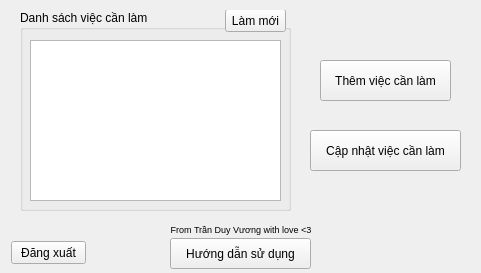
<?xml version="1.0" encoding="UTF-8"?>
<ui version="4.0">
 <class>Form</class>
 <widget class="QWidget" name="Form">
  <property name="geometry">
   <rect>
    <x>0</x>
    <y>0</y>
    <width>481</width>
    <height>273</height>
   </rect>
  </property>
  <property name="windowTitle">
   <string>Excel to Google Tasks v1.1 by vuongcris4</string>
  </property>
  <widget class="QPushButton" name="updateTasks">
   <property name="enabled">
    <bool>true</bool>
   </property>
   <property name="geometry">
    <rect>
     <x>310</x>
     <y>130</y>
     <width>151</width>
     <height>41</height>
    </rect>
   </property>
   <property name="text">
    <string>Cập nhật việc cần làm</string>
   </property>
  </widget>
  <widget class="QPushButton" name="addTasks">
   <property name="enabled">
    <bool>true</bool>
   </property>
   <property name="geometry">
    <rect>
     <x>320</x>
     <y>60</y>
     <width>131</width>
     <height>41</height>
    </rect>
   </property>
   <property name="text">
    <string>Thêm việc cần làm</string>
   </property>
  </widget>
  <widget class="QGroupBox" name="groupBox">
   <property name="geometry">
    <rect>
     <x>20</x>
     <y>10</y>
     <width>271</width>
     <height>201</height>
    </rect>
   </property>
   <property name="title">
    <string>Danh sách việc cần làm</string>
   </property>
   <widget class="QListWidget" name="listTasks">
    <property name="geometry">
     <rect>
      <x>10</x>
      <y>30</y>
      <width>251</width>
      <height>161</height>
     </rect>
    </property>
   </widget>
   <widget class="QPushButton" name="reloadBtn">
    <property name="geometry">
     <rect>
      <x>205</x>
      <y>-1</y>
      <width>61</width>
      <height>23</height>
     </rect>
    </property>
    <property name="text">
     <string>Làm mới</string>
    </property>
   </widget>
  </widget>
  <widget class="QLabel" name="label">
   <property name="geometry">
    <rect>
     <x>165</x>
     <y>224</y>
     <width>152</width>
     <height>11</height>
    </rect>
   </property>
   <property name="font">
    <font>
     <pointsize>7</pointsize>
    </font>
   </property>
   <property name="text">
    <string>From Trần Duy Vương with love &lt;3</string>
   </property>
   <property name="alignment">
    <set>Qt::AlignCenter</set>
   </property>
  </widget>
  <widget class="QPushButton" name="hdsdBtn">
   <property name="geometry">
    <rect>
     <x>170</x>
     <y>238</y>
     <width>141</width>
     <height>31</height>
    </rect>
   </property>
   <property name="font">
    <font>
     <pointsize>9</pointsize>
    </font>
   </property>
   <property name="text">
    <string>Hướng dẫn sử dụng</string>
   </property>
  </widget>
  <widget class="QPushButton" name="logOutBtn">
   <property name="geometry">
    <rect>
     <x>11</x>
     <y>241</y>
     <width>75</width>
     <height>23</height>
    </rect>
   </property>
   <property name="text">
    <string>Đăng xuất</string>
   </property>
  </widget>
 </widget>
 <resources/>
 <connections/>
</ui>
